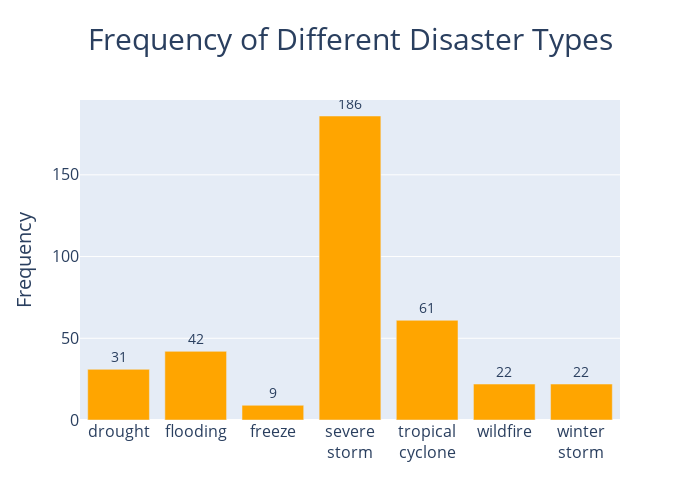

Write notebook code for a chart like this one.
### Code cell
plot_bar_chart(type_freq, types, 'Frequency of Different Disaster Types','Frequency')

### Figure 1 — Plotly figure (JSON) as saved in the notebook; plotly's stock layout.template omitted (floating-point values rounded to 4 significant figures)
{"data": [{"alignmentgroup": "True", "hovertemplate": "=%{y}<extra></extra>", "legendgroup": "", "marker": {"color": "orange", "pattern": {"shape": ""}}, "name": "", "offsetgroup": "", "orientation": "v", "showlegend": false, "text": ["31", "42", "9", "186", "61", "22", "22"], "textfont": {"size": 14}, "textposition": "outside", "type": "bar", "x": ["drought", "flooding", "freeze", "severe<br>storm", "tropical<br>cyclone", "wildfire", "winter<br>storm"], "xaxis": "x", "y": [31, 42, 9, 186, 61, 22, 22], "yaxis": "y"}], "layout": {"barmode": "relative", "height": 500, "legend": {"tracegroupgap": 0}, "title": {"font": {"size": 30}, "text": "Frequency of Different Disaster Types", "x": 0.5}, "width": 700, "xaxis": {"anchor": "y", "domain": [0, 1], "tickfont": {"size": 16}, "title": {"text": ""}}, "yaxis": {"anchor": "x", "domain": [0, 1], "side": "top", "tickfont": {"size": 16}, "title": {"font": {"size": 20}, "text": "Frequency"}}}}
